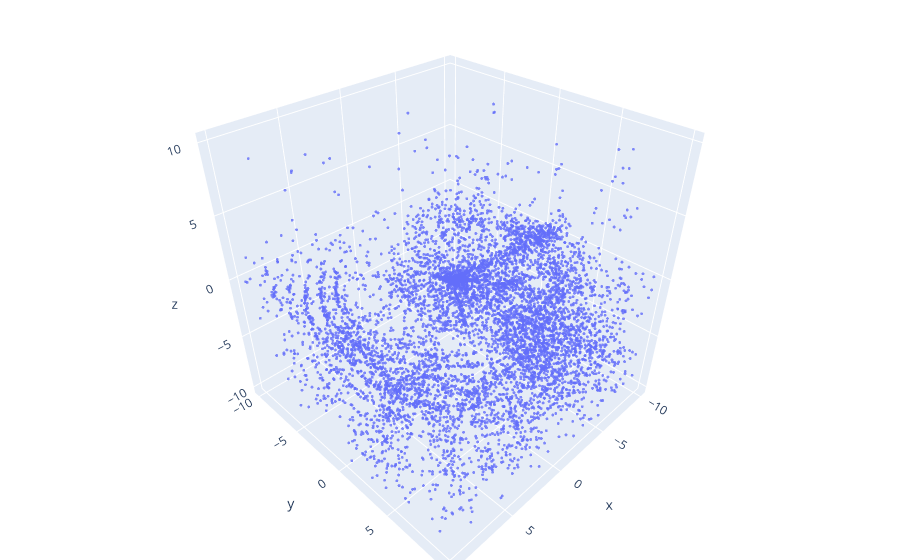

This figure's notebook cell:
### Code cell
import plotly.graph_objects as go
import numpy as np

tmp_coor=coor

tmp_coor=tmp_coor[tmp_coor.x.between(-10, 10)]
tmp_coor=tmp_coor[tmp_coor.y.between(-10, 10)]
tmp_coor=tmp_coor[tmp_coor.z.between(-10, 10)]

### Figure 1 — Plotly figure (JSON) as saved in the notebook; plotly's stock layout.template omitted (floating-point values rounded to 4 significant figures; data arrays with more than 128 entries replaced by an {"elided": "..."} marker saying what was removed)
{"data": [{"marker": {"opacity": 0.8, "size": 1}, "mode": "markers", "type": "scatter3d", "x": {"elided": "7920 float values"}, "y": {"elided": "7920 float values"}, "z": {"elided": "7920 float values"}}], "layout": {"margin": {"b": 0, "l": 0, "r": 0, "t": 0}}}
